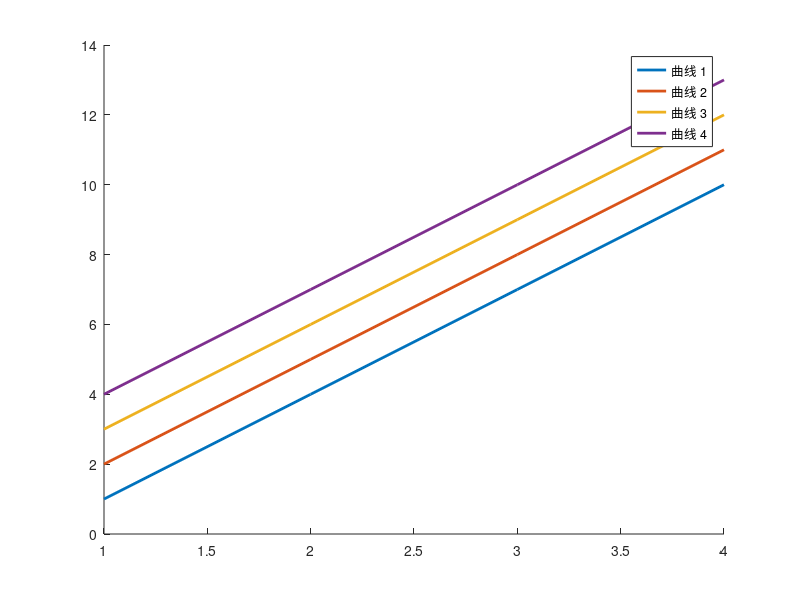

Reproduce this figure in MATLAB.
x = 1:4; % x轴数据
y = [1, 2, 3, 4; 4, 5, 6, 7; 7, 8, 9,10; 10,11,12,13]; % y轴数据，每一列对应一个曲线

num_curves = size(y, 2); % 曲线个数

% 绘制曲线
figure;
hold on;
for i = 1:num_curves
    plot(x, y(:, i), 'LineWidth', 2);
end
hold off;

% 生成图例标签
legend_labels = cell(1, num_curves); % 用于存储图例标签的单元格数组
for i = 1:num_curves
    legend_labels{i} = ['曲线 ' num2str(i)];
end

% 显示图例
legend(legend_labels);
